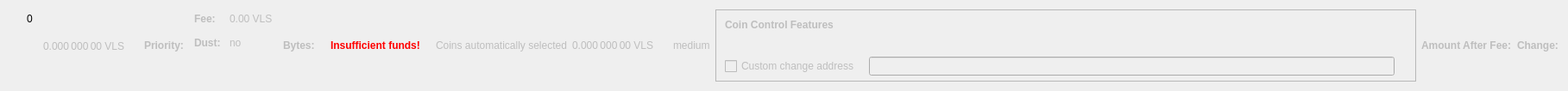
    <widget class="QWidget" name="dummyHideWidget" native="true">
     <property name="maximumSize">
      <size>
       <width>100</width>
       <height>22</height>
      </size>
     </property>
     <layout class="QHBoxLayout" name="dummyHideLayout">
      <item>
       <layout class="QFormLayout" name="formLayoutCoinControl1">
        <property name="horizontalSpacing">
         <number>10</number>
        </property>
        <property name="verticalSpacing">
         <number>14</number>
        </property>
        <property name="leftMargin">
         <number>10</number>
        </property>
        <property name="topMargin">
         <number>4</number>
        </property>
        <property name="rightMargin">
         <number>6</number>
        </property>
        <item row="0" column="1">
         <widget class="QLabel" name="labelCoinControlBytes">
          <property name="cursor">
           <cursorShape>IBeamCursor</cursorShape>
          </property>
          <property name="contextMenuPolicy">
           <enum>Qt::ActionsContextMenu</enum>
          </property>
          <property name="text">
           <string notr="true">0</string>
          </property>
          <property name="textInteractionFlags">
           <set>Qt::LinksAccessibleByMouse|Qt::TextSelectableByKeyboard|Qt::TextSelectableByMouse</set>
          </property>
         </widget>
        </item>
       </layout>
      </item>
      <item>
       <widget class="QLabel" name="labelCoinControlAfterFee">
        <property name="enabled">
         <bool>false</bool>
        </property>
        <property name="sizePolicy">
         <sizepolicy hsizetype="Fixed" vsizetype="Fixed">
          <horstretch>0</horstretch>
          <verstretch>0</verstretch>
         </sizepolicy>
        </property>
        <property name="minimumSize">
         <size>
          <width>111</width>
          <height>12</height>
         </size>
        </property>
        <property name="maximumSize">
         <size>
          <width>111</width>
          <height>12</height>
         </size>
        </property>
        <property name="cursor">
         <cursorShape>IBeamCursor</cursorShape>
        </property>
        <property name="contextMenuPolicy">
         <enum>Qt::ActionsContextMenu</enum>
        </property>
        <property name="text">
         <string notr="true">0.000 000 00 VLS</string>
        </property>
        <property name="textInteractionFlags">
         <set>Qt::LinksAccessibleByMouse|Qt::TextSelectableByKeyboard|Qt::TextSelectableByMouse</set>
        </property>
       </widget>
      </item>
      <item>
       <widget class="QLabel" name="labelCoinControlPriorityText">
        <property name="enabled">
         <bool>false</bool>
        </property>
        <property name="font">
         <font>
          <weight>75</weight>
          <bold>true</bold>
         </font>
        </property>
        <property name="text">
         <string>Priority:</string>
        </property>
       </widget>
      </item>
      <item>
       <layout class="QHBoxLayout" name="horizontalLayout"/>
      </item>
      <item>
       <layout class="QFormLayout" name="formLayoutCoinControl3">
        <property name="horizontalSpacing">
         <number>10</number>
        </property>
        <property name="verticalSpacing">
         <number>14</number>
        </property>
        <property name="leftMargin">
         <number>6</number>
        </property>
        <property name="topMargin">
         <number>4</number>
        </property>
        <property name="rightMargin">
         <number>6</number>
        </property>
        <item row="0" column="0">
         <widget class="QLabel" name="labelCoinControlFeeText">
          <property name="enabled">
           <bool>false</bool>
          </property>
          <property name="font">
           <font>
            <weight>75</weight>
            <bold>true</bold>
           </font>
          </property>
          <property name="text">
           <string>Fee:</string>
          </property>
          <property name="margin">
           <number>0</number>
          </property>
         </widget>
        </item>
        <item row="0" column="1">
         <widget class="QLabel" name="labelCoinControlFee">
          <property name="enabled">
           <bool>false</bool>
          </property>
          <property name="cursor">
           <cursorShape>IBeamCursor</cursorShape>
          </property>
          <property name="contextMenuPolicy">
           <enum>Qt::ActionsContextMenu</enum>
          </property>
          <property name="text">
           <string notr="true">0.00 VLS</string>
          </property>
          <property name="textInteractionFlags">
           <set>Qt::LinksAccessibleByMouse|Qt::TextSelectableByKeyboard|Qt::TextSelectableByMouse</set>
          </property>
         </widget>
        </item>
        <item row="1" column="0">
         <widget class="QLabel" name="labelCoinControlLowOutputText">
          <property name="enabled">
           <bool>false</bool>
          </property>
          <property name="font">
           <font>
            <weight>75</weight>
            <bold>true</bold>
           </font>
          </property>
          <property name="text">
           <string>Dust:</string>
          </property>
         </widget>
        </item>
        <item row="1" column="1">
         <widget class="QLabel" name="labelCoinControlLowOutput">
          <property name="enabled">
           <bool>false</bool>
          </property>
          <property name="cursor">
           <cursorShape>IBeamCursor</cursorShape>
          </property>
          <property name="contextMenuPolicy">
           <enum>Qt::ActionsContextMenu</enum>
          </property>
          <property name="text">
           <string>no</string>
          </property>
          <property name="textInteractionFlags">
           <set>Qt::LinksAccessibleByMouse|Qt::TextSelectableByKeyboard|Qt::TextSelectableByMouse</set>
          </property>
         </widget>
        </item>
       </layout>
      </item>
      <item>
       <widget class="QLabel" name="labelCoinControlBytesText">
        <property name="enabled">
         <bool>false</bool>
        </property>
        <property name="font">
         <font>
          <weight>75</weight>
          <bold>true</bold>
         </font>
        </property>
        <property name="text">
         <string>Bytes:</string>
        </property>
       </widget>
      </item>
      <item>
       <layout class="QFormLayout" name="formLayoutCoinControl2">
        <property name="horizontalSpacing">
         <number>10</number>
        </property>
        <property name="verticalSpacing">
         <number>14</number>
        </property>
        <property name="leftMargin">
         <number>6</number>
        </property>
        <property name="topMargin">
         <number>4</number>
        </property>
        <property name="rightMargin">
         <number>6</number>
        </property>
       </layout>
      </item>
      <item>
       <layout class="QHBoxLayout" name="horizontalLayoutCoinControl2">
        <property name="spacing">
         <number>8</number>
        </property>
        <property name="bottomMargin">
         <number>10</number>
        </property>
       </layout>
      </item>
      <item>
       <widget class="QLabel" name="labelCoinControlInsuffFunds">
        <property name="enabled">
         <bool>false</bool>
        </property>
        <property name="minimumSize">
         <size>
          <width>0</width>
          <height>0</height>
         </size>
        </property>
        <property name="font">
         <font>
          <weight>75</weight>
          <bold>true</bold>
         </font>
        </property>
        <property name="styleSheet">
         <string notr="true">color:red;font-weight:bold;</string>
        </property>
        <property name="text">
         <string>Insufficient funds!</string>
        </property>
        <property name="margin">
         <number>5</number>
        </property>
       </widget>
      </item>
      <item>
       <layout class="QFormLayout" name="formLayoutCoinControl4">
        <property name="horizontalSpacing">
         <number>10</number>
        </property>
        <property name="verticalSpacing">
         <number>14</number>
        </property>
        <property name="leftMargin">
         <number>6</number>
        </property>
        <property name="topMargin">
         <number>4</number>
        </property>
        <property name="rightMargin">
         <number>6</number>
        </property>
       </layout>
      </item>
      <item>
       <widget class="QLabel" name="labelCoinControlAutomaticallySelected">
        <property name="enabled">
         <bool>false</bool>
        </property>
        <property name="sizePolicy">
         <sizepolicy hsizetype="Fixed" vsizetype="Fixed">
          <horstretch>0</horstretch>
          <verstretch>0</verstretch>
         </sizepolicy>
        </property>
        <property name="minimumSize">
         <size>
          <width>0</width>
          <height>0</height>
         </size>
        </property>
        <property name="maximumSize">
         <size>
          <width>240</width>
          <height>16777215</height>
         </size>
        </property>
        <property name="text">
         <string>Coins automatically selected</string>
        </property>
        <property name="margin">
         <number>5</number>
        </property>
       </widget>
      </item>
      <item>
       <widget class="QLabel" name="labelCoinControlChange">
        <property name="enabled">
         <bool>false</bool>
        </property>
        <property name="sizePolicy">
         <sizepolicy hsizetype="Fixed" vsizetype="Fixed">
          <horstretch>0</horstretch>
          <verstretch>0</verstretch>
         </sizepolicy>
        </property>
        <property name="minimumSize">
         <size>
          <width>111</width>
          <height>0</height>
         </size>
        </property>
        <property name="maximumSize">
         <size>
          <width>111</width>
          <height>16777215</height>
         </size>
        </property>
        <property name="cursor">
         <cursorShape>IBeamCursor</cursorShape>
        </property>
        <property name="contextMenuPolicy">
         <enum>Qt::ActionsContextMenu</enum>
        </property>
        <property name="text">
         <string notr="true">0.000 000 00 VLS</string>
        </property>
        <property name="textInteractionFlags">
         <set>Qt::LinksAccessibleByMouse|Qt::TextSelectableByKeyboard|Qt::TextSelectableByMouse</set>
        </property>
       </widget>
      </item>
      <item>
       <widget class="QLabel" name="labelCoinControlPriority">
        <property name="enabled">
         <bool>false</bool>
        </property>
        <property name="cursor">
         <cursorShape>IBeamCursor</cursorShape>
        </property>
        <property name="contextMenuPolicy">
         <enum>Qt::ActionsContextMenu</enum>
        </property>
        <property name="text">
         <string>medium</string>
        </property>
        <property name="textInteractionFlags">
         <set>Qt::LinksAccessibleByMouse|Qt::TextSelectableByKeyboard|Qt::TextSelectableByMouse</set>
        </property>
       </widget>
      </item>
      <item>
       <widget class="QFrame" name="frameCoinControl">
        <property name="sizePolicy">
         <sizepolicy hsizetype="Expanding" vsizetype="Expanding">
          <horstretch>0</horstretch>
          <verstretch>0</verstretch>
         </sizepolicy>
        </property>
        <property name="maximumSize">
         <size>
          <width>16777215</width>
          <height>16777215</height>
         </size>
        </property>
        <property name="frameShape">
         <enum>QFrame::StyledPanel</enum>
        </property>
        <property name="frameShadow">
         <enum>QFrame::Sunken</enum>
        </property>
        <layout class="QVBoxLayout" name="verticalLayoutCoinControl2_2">
         <property name="spacing">
          <number>0</number>
         </property>
         <property name="leftMargin">
          <number>0</number>
         </property>
         <property name="topMargin">
          <number>0</number>
         </property>
         <property name="rightMargin">
          <number>0</number>
         </property>
         <property name="bottomMargin">
          <number>6</number>
         </property>
         <item>
          <layout class="QVBoxLayout" name="verticalLayoutCoinControl" stretch="0,0,0,1">
           <property name="spacing">
            <number>0</number>
           </property>
           <property name="leftMargin">
            <number>10</number>
           </property>
           <property name="topMargin">
            <number>10</number>
           </property>
           <item>
            <layout class="QHBoxLayout" name="horizontalLayoutCoinControl1">
             <property name="bottomMargin">
              <number>15</number>
             </property>
             <item>
              <widget class="QLabel" name="labelCoinControlFeatures">
               <property name="enabled">
                <bool>false</bool>
               </property>
               <property name="sizePolicy">
                <sizepolicy hsizetype="Preferred" vsizetype="Maximum">
                 <horstretch>0</horstretch>
                 <verstretch>0</verstretch>
                </sizepolicy>
               </property>
               <property name="font">
                <font>
                 <weight>75</weight>
                 <bold>true</bold>
                </font>
               </property>
               <property name="styleSheet">
                <string notr="true">font-weight:bold;</string>
               </property>
               <property name="text">
                <string>Coin Control Features</string>
               </property>
              </widget>
             </item>
            </layout>
           </item>
           <item>
            <widget class="QWidget" name="widgetCoinControl" native="true">
             <property name="sizePolicy">
              <sizepolicy hsizetype="Preferred" vsizetype="Preferred">
               <horstretch>0</horstretch>
               <verstretch>0</verstretch>
              </sizepolicy>
             </property>
             <property name="minimumSize">
              <size>
               <width>0</width>
               <height>0</height>
              </size>
             </property>
             <property name="styleSheet">
              <string notr="true"/>
             </property>
             <layout class="QHBoxLayout" name="horizontalLayoutCoinControl5_2">
              <property name="leftMargin">
               <number>0</number>
              </property>
              <property name="topMargin">
               <number>0</number>
              </property>
              <property name="rightMargin">
               <number>0</number>
              </property>
              <property name="bottomMargin">
               <number>0</number>
              </property>
              <item>
               <layout class="QHBoxLayout" name="horizontalLayoutCoinControl3">
                <property name="spacing">
                 <number>20</number>
                </property>
                <property name="topMargin">
                 <number>0</number>
                </property>
                <property name="bottomMargin">
                 <number>10</number>
                </property>
               </layout>
              </item>
             </layout>
            </widget>
           </item>
           <item>
            <layout class="QHBoxLayout" name="horizontalLayoutCoinControl4" stretch="0,0,0">
             <property name="spacing">
              <number>12</number>
             </property>
             <property name="sizeConstraint">
              <enum>QLayout::SetDefaultConstraint</enum>
             </property>
             <property name="topMargin">
              <number>5</number>
             </property>
             <property name="rightMargin">
              <number>5</number>
             </property>
             <item>
              <widget class="QCheckBox" name="checkBoxCoinControlChange">
               <property name="enabled">
                <bool>false</bool>
               </property>
               <property name="toolTip">
                <string>If this is activated, but the change address is empty or invalid, change will be sent to a newly generated address.</string>
               </property>
               <property name="text">
                <string>Custom change address</string>
               </property>
              </widget>
             </item>
             <item>
              <widget class="QValidatedLineEdit" name="lineEditCoinControlChange">
               <property name="enabled">
                <bool>false</bool>
               </property>
               <property name="sizePolicy">
                <sizepolicy hsizetype="Expanding" vsizetype="Fixed">
                 <horstretch>0</horstretch>
                 <verstretch>0</verstretch>
                </sizepolicy>
               </property>
              </widget>
             </item>
             <item>
              <widget class="QLabel" name="labelCoinControlChangeLabel_2">
               <property name="sizePolicy">
                <sizepolicy hsizetype="Preferred" vsizetype="Expanding">
                 <horstretch>0</horstretch>
                 <verstretch>0</verstretch>
                </sizepolicy>
               </property>
               <property name="minimumSize">
                <size>
                 <width>0</width>
                 <height>0</height>
                </size>
               </property>
               <property name="text">
                <string/>
               </property>
               <property name="margin">
                <number>3</number>
               </property>
              </widget>
             </item>
            </layout>
           </item>
           <item>
            <spacer name="verticalSpacerCoinControl">
             <property name="orientation">
              <enum>Qt::Vertical</enum>
             </property>
             <property name="sizeHint" stdset="0">
              <size>
               <width>800</width>
               <height>1</height>
              </size>
             </property>
            </spacer>
           </item>
          </layout>
         </item>
        </layout>
       </widget>
      </item>
      <item>
       <widget class="QLabel" name="labelCoinControlAfterFeeText">
        <property name="enabled">
         <bool>false</bool>
        </property>
        <property name="minimumSize">
         <size>
          <width>0</width>
          <height>0</height>
         </size>
        </property>
        <property name="maximumSize">
         <size>
          <width>16777215</width>
          <height>16777215</height>
         </size>
        </property>
        <property name="font">
         <font>
          <weight>75</weight>
          <bold>true</bold>
         </font>
        </property>
        <property name="text">
         <string>Amount After Fee:</string>
        </property>
        <property name="alignment">
         <set>Qt::AlignLeading|Qt::AlignLeft|Qt::AlignVCenter</set>
        </property>
        <property name="margin">
         <number>0</number>
        </property>
       </widget>
      </item>
      <item>
       <widget class="QLabel" name="labelCoinControlChangeText">
        <property name="enabled">
         <bool>false</bool>
        </property>
        <property name="sizePolicy">
         <sizepolicy hsizetype="Preferred" vsizetype="Preferred">
          <horstretch>0</horstretch>
          <verstretch>0</verstretch>
         </sizepolicy>
        </property>
        <property name="minimumSize">
         <size>
          <width>0</width>
          <height>0</height>
         </size>
        </property>
        <property name="maximumSize">
         <size>
          <width>16777215</width>
          <height>16777215</height>
         </size>
        </property>
        <property name="font">
         <font>
          <weight>75</weight>
          <bold>true</bold>
         </font>
        </property>
        <property name="text">
         <string>Change:</string>
        </property>
        <property name="alignment">
         <set>Qt::AlignLeading|Qt::AlignLeft|Qt::AlignVCenter</set>
        </property>
       </widget>
      </item>
     </layout>
    </widget>
